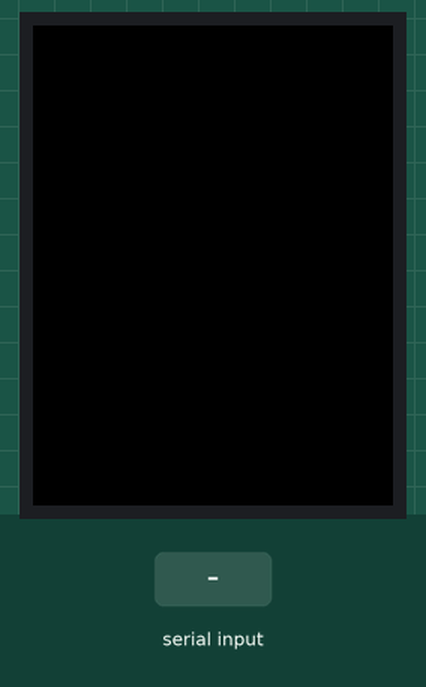
A sketch run on a simulated Arduino Uno, built with avr-gcc and run on an emulated ATmega328P. On the bench: 240×320 colour display. The inputs (shaded band) are chosen by the test bench. What the sketch prints to the serial monitor is not drawn.

Above: at 1.3 s.
1.4 s: "90,45\n" received over Serial
At 1.8 s:
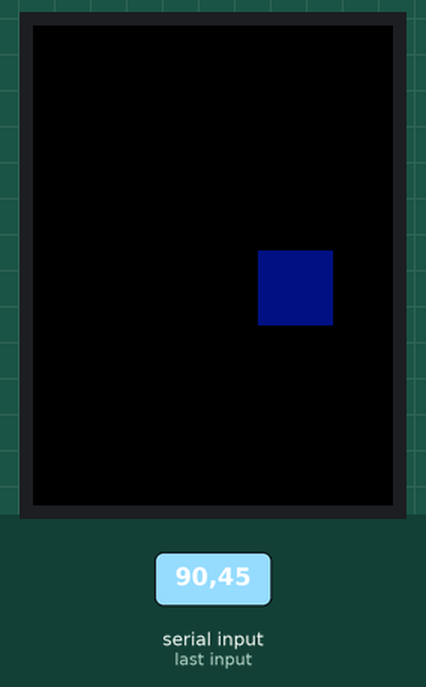
2.9 s: "5\n" received over Serial
At 4.0 s:
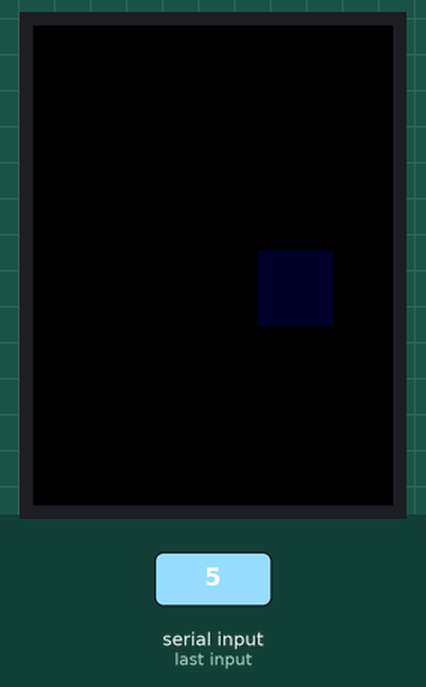
4.4 s: "30,150\n" received over Serial
At 5.3 s:
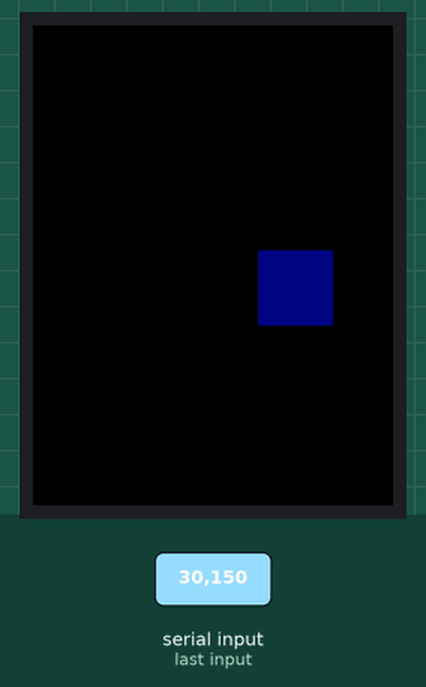
5.9 s: "200\n" received over Serial
At 6.4 s:
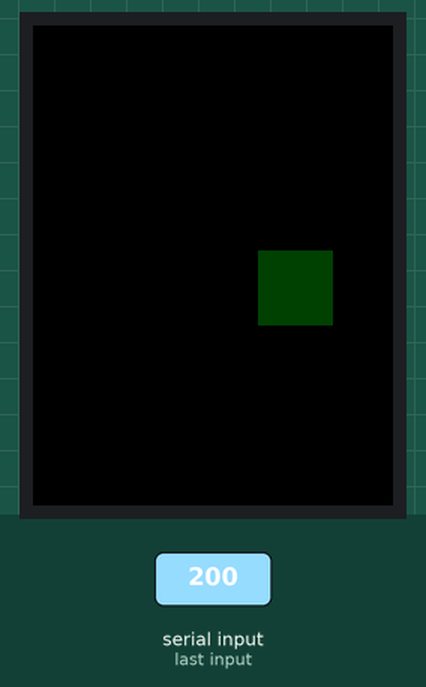
7.4 s: byte 10 ('\n') received over Serial
At 8.6 s:
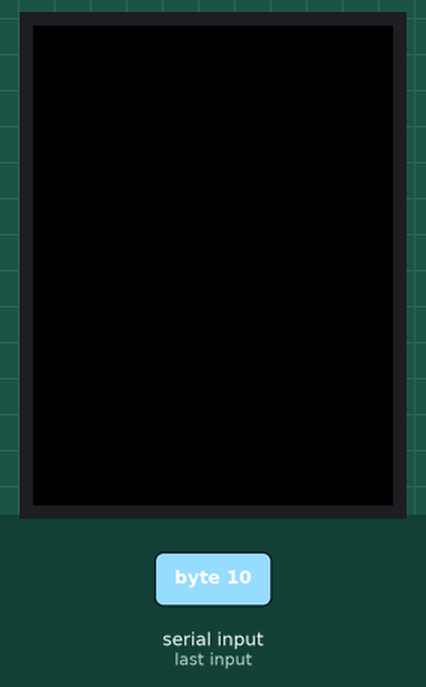
Timing chart, 0 to 9.9 s (numbered marks = the images above; inputs shaded):
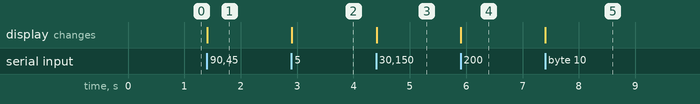

Measured:
- after the input at 1.4 s, the display: changes at once (image 1)
- after the input at 2.9 s, the display: changes at once (image 2)
- after the input at 4.4 s, the display: changes at once (image 3)
- after the input at 5.9 s, the display: changes at once (image 4)
- after the input at 7.4 s, the display: changes at once (image 5)

The sketch:

ILI9341_sample.ino
```cpp
// 16進数文字列のシリアル入力で色変更するサンプル

//Pick some colours, for example I like the look of #66FF99 and then convert this 24 bit 8:8:8 value to 5:6:5 or 6:6:6 using the most significant bits. So for this lovely greeney-blue the 66FF99 is:
//
//R: 0x66 = 0b01100110
//G: 0xFF = 0b11111111
//B: 0x99 = 0b10011001
//To convert to 18 bit (6:6:6) just take the top 6 bits of each:
//
//R: 011001
//G: 111111
//B: 100110
//then add them together to make the 18bits
//
//011001 111111 100110
//grouping that in fours:
//
//01 1001 1111 1110 0110
//which in hex is:
//
//0x19FE6
//Doing the same for 16 bit (5:6:5) would be:
//
//R: 01100
//G: 111111
//B: 10011
//which is
//
//0110 0111 1111 0011
//0x67F3
//So "limey green" is 0x19FE6 in 18 bit mode and 0x67F3 in 16 bit mode.
//
//Obviously you'd write a C program that you feed a 24 bit HTML #66FF99 from the tool and it would simply pump out the 16 and 18 bit values for it having done the and'ing and shifting for you rather than having to do it all manually.

#include "Adafruit_ILI9341.h"

//! ディスプレイのピン配置
#define TFT_DC 9
#define TFT_CS 10
#define TFT_RST 8
#define TFT_MISO 12
#define TFT_MOSI 11
#define TFT_CLK 13

//! ディスプレイクラス
Adafruit_ILI9341 tft = Adafruit_ILI9341(TFT_CS, TFT_DC, TFT_MOSI, TFT_CLK, TFT_RST, TFT_MISO);

//! 描画サイズ
#define DRAW_SIZE 50

//! 表示色格納配列
char color[7] = {'\0'};

/**
 * @fn
 * シリアルから送信される表示色の受け取り
 * @param *color 表示色格納配列
 * @return void
 */
void receiveColor(char *color)
{
  int i = 0;
  char byte;

  while (1)
  {
    if (Serial.available())
    {
      byte = Serial.read();
      color[i] = byte;
      if (byte == '\n')
        break;
      i++;
    }
  }
  color[i] = '\0'; // \0: end of string
}

void setup()
{
  Serial.begin(9600);
  tft.begin();
}

void loop()
{
  receiveColor(color);
  Serial.println(color);
  tft.fillRect(150, 150, DRAW_SIZE, DRAW_SIZE, strtol(color, NULL, 16));
}
```
